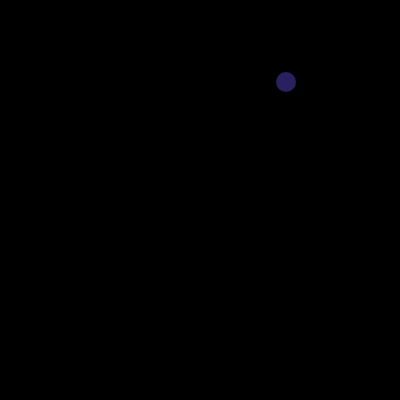
Frame 1 (no input)
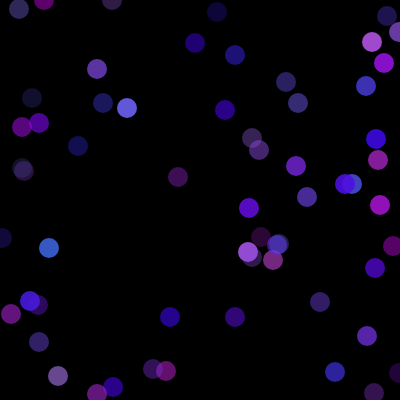
Frame 60 (no input)
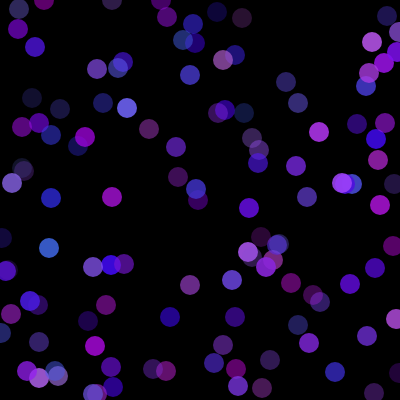
Frame 120 (the mouse pressed at the canvas centre since frame 60)

The p5.js sketch that drew these frames (run headless with seeded random() and noise() and a simulated clock; from frame 60 on, the mouse is pressed at the canvas centre):

// p5.js sketch
// ── sketch.js
function setup()
{
    createCanvas( 400, 400 );
    background( 0 )
    frameRate( 24 )
}

function draw()
{
    var x = round( random( width ) );
    var y = int( random( height ) );
    // console.log( mouseX, mouseY )

    var blue = random( 200, 250 );
    var red = random( 50, 200 );
    var green = random( 0, 100 );
    var alpha = random( 50, 230 );
    fill( red, green, blue, alpha )

    noStroke();
    circle( x, y, 20 );
}

function mouseMoved()
{
    console.log( mouseX, mouseY )
}

function mouseClicked()
{
    background(0)
}
